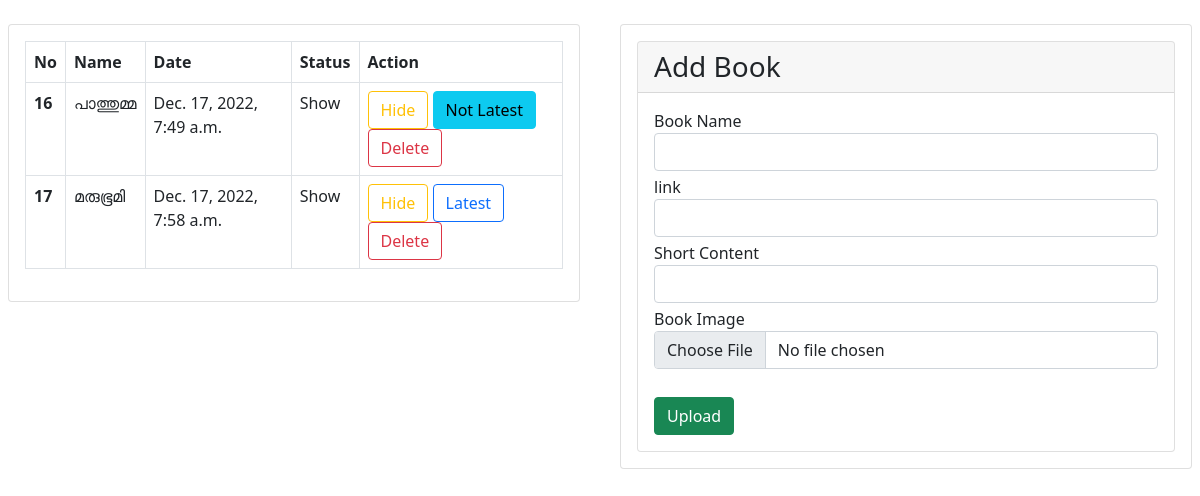
The page /19129208/MoonStories/Dashboard/ on the database its author committed.
### moon/models.py (models this page shows)
class Story(models.Model):
    storyname = models.CharField(max_length=240, null=True)
    storysrc = models.CharField(max_length=240, null=True)
    content = models.CharField(max_length=240, null=True)
    bookphoto = models.FileField(upload_to='images/', null=True, blank=True)
    date = models.DateTimeField(blank=True, null=True)
    status = models.CharField(max_length=60, null=True)
    latest = models.CharField(max_length=60, null=True)

### moon/views.py (the view)
# urls.py: path('19129208/MoonStories/Dashboard/',views.dashboard, name="dashboard"),
def dashboard(request):
    storys = Story.objects.all()
    return render(request, 'bookadd.html',{"storys":storys})

### templates/bookadd.html (shortened to what this page needs)
<!doctype html>
{% load static %}
<html lang="en">
<head>
    <link rel="stylesheet" href="https://cdnjs.cloudflare.com/ajax/libs/font-awesome/4.7.0/css/font-awesome.min.css">
    <link href="https://cdn.jsdelivr.net/npm/bootstrap@5.0.2/dist/css/bootstrap.min.css" rel="stylesheet"
>
    <link href="https://cdn.jsdelivr.net/npm/bootstrap@5.0.2/dist/css/bootstrap.min.css" rel="stylesheet"
>
</head>
<body>
    <div class="col-lg-12 mt-3">
        <div class="row">
            <div class="col-md-6">
                <div class="card m-2">
                    <div class="card-body">
                        <div class=" table-responsive ">
                            <table class="table table-bordered ">
                                <thead class="thead-dark">
                                    <tr>
                                        <th scope="col">No</th>
                                        <th scope="col">Name</th>
                                        <th scope="col">Date</th>
                                        <th scope="col">Status</th>
                                        <th scope="col">Action</th>
                                    </tr>
                                </thead>
                                <tbody>
                                    {% for i in storys %}
                                    <tr>
                                        <th scope="row">{{i.id}}</th>
                                        <td>{{i.storyname}}</td>
                                        <td>{{i.date}}</td>
                                        <td>{{i.status}}</td>
                                        <td>
                                            {% if i.status == 'Show' %}
                                            <a href="{% url 'bookhide' i.id %}"><button type="button" class="btn btn-outline-warning">Hide</button></a>
                                            {% else %}
                                            <a href="{% url 'bookshow' i.id %}"><button type="button" class="btn btn-outline-success">Show</button></a>
                                            {% endif %}
                                            {% if i.latest == 'yes' %}
                                            <a href="{% url 'latest_no' i.id %}"><button type="button" class="btn btn-outline-primary">Latest</button></a>
                                            {% else %}
                                            <a href="{% url 'latest_yes' i.id %}"><button type="button" class="btn btn-info">Not Latest</button></a>
                                            {% endif %}
                                            <a href="{% url 'bookdelete' i.id %}"><button type="button" class="btn btn-outline-danger">Delete</button></a>
                                        </td>
                                    </tr>
                                    {% endfor %}
                                </tbody>
                            </table>
                        </div>
                    </div>
                </div>
            </div>
            <div class="col-md-6">
                <div class="card m-2">
                    <div class="card-body">
                        <div class="card card-outline-info">
                            <div class="card-header">
                                <h3 class="mb-0">Add Book</h3>
                            </div>
                            <div class="card-body">
                                <form action="{% url 'addbook' %}" method="post" enctype="multipart/form-data">
                                    <fieldset>
                                        <label class="mb-0" for="name2">Book Name</label>
                                        <div class="row mb-1">
                                            <div class="col-lg-12">
                                                <input class="form-control" id="name2" name="bookname" required=""
                                                    type="text">
                                            </div>
                                        </div>
                                        <label class="mb-0" for="email2">link</label>
                                        <div class="row mb-1">
                                            <div class="col-lg-12">
                                                <input class="form-control" id="email2" name="link" required=""
                                                    type="text">
                                            </div>
                                        </div>
                                        <label class="mb-0" for="email2">Short Content</label>
                                        <div class="row mb-1">
                                            <div class="col-lg-12">
                                                <input class="form-control" id="email2" name="shortcontent" required=""
                                                    type="text">
                                            </div>
                                        </div>
                                        <label class="mb-0" for="message2">Book Image</label>
                                        <div class="col-lg-12 mb-1">
                                            <input class="form-control" id="email2" name="image" required=""
                                                type="file">
                                        </div>
                                        <button class="btn btn-success btn-md float-right mt-4" type="submit">Upload</button>
                                    </fieldset>
                                </form>
                            </div>
                        </div>
                    </div>
                </div>
            </div>
        </div>
    </div>
</body>
</html>

### rows shown on the page
Story: id "16", storyname "പാത്തുമ്മ", date "Dec. 17, 2022, 7:49 a.m.", status "Show", shows "Hide", latest "Not Latest"
Story: id "17", storyname "മരുഭൂമി", date "Dec. 17, 2022, 7:58 a.m.", status "Show", shows "Hide", latest "Latest"
